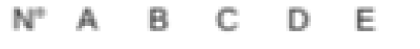
#> input picture imageRead/core/corretor/dataset/imgs/gabarito_template_geral_alternativas.png, 420 x 49 px, found by its file name
$ jupyter execute --allow-errors '7.4.1 - Camera-Basic-Recognition_phases_Object.ipynb'   (older library calls are emulated)
#> lines starting #> are read from the running program, lines starting #| are printed output that depends on the picture; after the words box and inside, x2 and y2 are one past the last pixel; in counts of white or black regions, pixels touching at a corner belong together
# Image-Basic-Recognition_static

O Sistema deve identificar as provas a serem analisadas, independente de sua posição

#### [1]Desta forma haverá um delimitador na câmera, onde analizará apenas as informações contidas em seu espaço

####  ~~[2]Desta forma após identificar o padrão, irá contabilizar 3 segundos para salvar uma cópia~~

#### [3]Desta forma as operações relacionadas a correção do gabarito serão pertinentes ao objeto da classe CameraRecognition

#### [4]Desta forma a detecção não irá procurar circulos, mas sim imagens com maior % de 'match'

### Identificando respostas do gabarito

[cell 1]
import cv2
import numpy as np


class CameraRecognition:

    def __init__(self, amount_question = 10):
#> called with amount_question = 10
        self.TEST_GENERIC = "dataset/imgs/gabarito_template_geral.png"
        self.TEMPLATE_ALTERNATIVAS = cv2.imread('dataset/imgs/gabarito_template_geral_alternativas.png',0)
#> self.TEMPLATE_ALTERNATIVAS is the input picture: shape (49, 420); min 80, max 255, mean 243.3
        self.MAX_FEATURES = 500
        self.GOOD_MATCH_PERCENT = 0.15
        self.HEIGHT = 0
        self.WIDTH = 0
        self.AMOUNT_QUESTION = amount_question
        self.BLUE  = (255,0,0)
        self.GREEN = (0,255,0)
        self.INIT = None
        self.END = None

    def get_test_generic(self):

        return self.load_image(self.TEST_GENERIC)


    def load_image(self,path_image):

        return cv2.imread(path_image, cv2.IMREAD_COLOR)
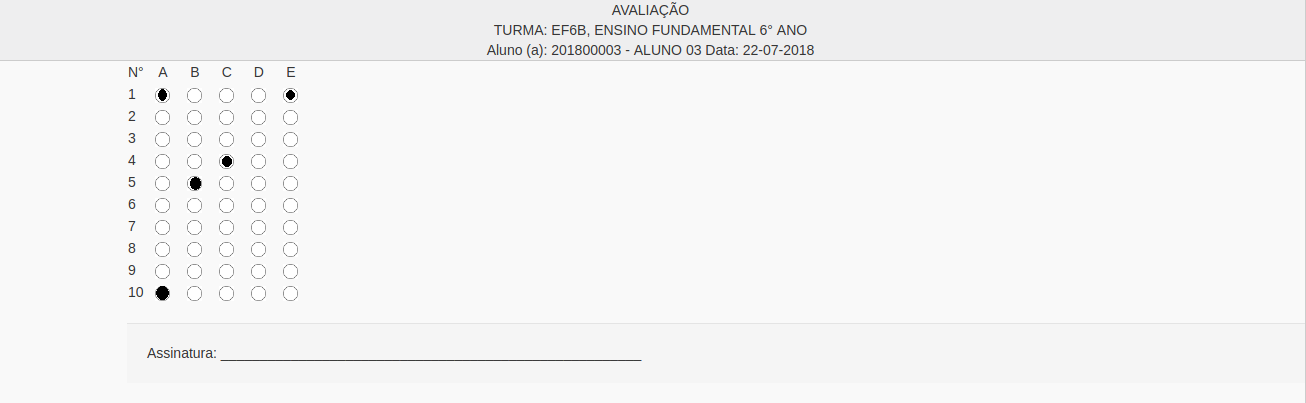
#> input picture lessons/dataset/imgs/gabarito_template_geral_preenchido.png, 1306 x 403 px
#> returned value is the input picture: shape (403, 1306, 3); mean B, G, R 245.1, 245, 245


    # [73 lines left out: functions load_image_gray, align_images, answer_values, not called in this run]

    def coordinates_question(self,image):
        try:
            # Criando o detector baseado na versão do CV
            is_cv3 = cv2.__version__.startswith("3.")
            if is_cv3:
                detector = cv2.SimpleBlobDetector_create()
            else:
                detector = cv2.SimpleBlobDetector()

            #Detectando corpos
            keypoints = detector.detect(image)
            #im_with_keypoints = cv2.drawKeypoints(image, keypoints, np.array([]),(0,0,255), cv2.DRAW_MATCHES_FLAGS_DRAW_RICH_KEYPOINTS)
            return keypoints
        except:
            print("ERROR 'coordinates_question' IMAGE")
            cv2.destroyAllWindows()
            exit(0)

    def evaluate_question(self,image):

        coordinates = self.coordinates_question(image)
        response = []
        if coordinates:
            for point in coordinates:
                response.append(self.answer_values(point.pt[0]))
        return response


    def get_answer(self,image):

        gray = cv2.cvtColor(image, cv2.COLOR_BGR2GRAY)
        template = cv2.adaptiveThreshold(self.TEMPLATE_ALTERNATIVAS,255,cv2.ADAPTIVE_THRESH_GAUSSIAN_C,
                                         cv2.THRESH_BINARY,11,2)
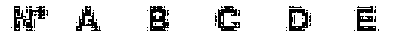
#> template: shape (49, 420); 90.8% white; 46 black regions (40 under 20 px), largest, box (x1, y1, x2, y2) and area: (14, 6, 45, 31) 352, (150, 6, 169, 31) 314, (218, 6, 240, 31) 280, (357, 6, 376, 31) 278, (76, 6, 101, 31) 249, (289, 9, 308, 31) 248

        result = cv2.matchTemplate(gray, self.TEMPLATE_ALTERNATIVAS, cv2.TM_CCOEFF_NORMED)
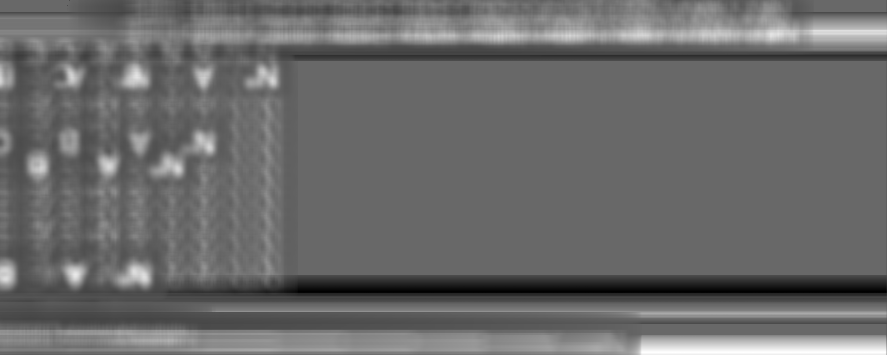
#> result: shape (355, 887) float32; min -0.19, max 0.274, mean 0.0041; drawn with min black and max white
        min_val, max_val, min_loc, max_loc = cv2.minMaxLoc(result)
#> min_val = -0.19; max_val = 0.274; min_loc = (301, 291); max_loc = (658, 352)

        self.HEIGHT, self.WIDTH = self.TEMPLATE_ALTERNATIVAS.shape[:2]
#> self.HEIGHT = 49; self.WIDTH = 420

        #Create Bounding Box
        top_left = max_loc
#> top_left = (658, 352)
        bottom_right = (top_left[0] + self.WIDTH, top_left[1] + self.HEIGHT)
#> bottom_right = (1078, 401)

        answer_values = {}
        #Particiona o gabarito e identifica isoladamente a resposta de cada questão
        for i in range(self.AMOUNT_QUESTION):
            bottom_right = (bottom_right[0], bottom_right[1] + self.HEIGHT)
            top_left     = (top_left[0]    ,     top_left[1] + self.HEIGHT)

            cv2.rectangle(image, top_left, bottom_right, (0,0,255), 2)


            cropped = image[
                            top_left[1]:bottom_right[1],
                            top_left[0]:bottom_right[0]
                           ]

            answer_values[i+1] = self.evaluate_question(cropped)
#> this loop made 2 passes
#> (bottom_right, top_left) on passes 1 to 2: ((1078, 450), (658, 401)), ((1078, 499), (658, 450))
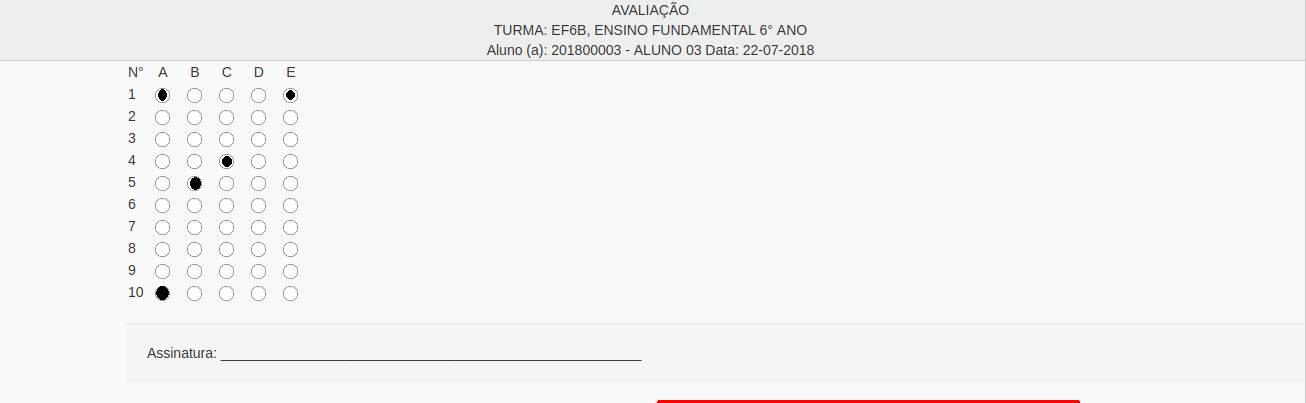
#> image: shape (403, 1306, 3); 0.24% of pixels changed, all inside (x1, y1, x2, y2) = (657, 400, 1080, 403)
#> after the loop, answer_values = {1: []}

        return answer_values


    # [72 lines left out: functions identify_alternative, delimiter, identify_test, not called in this run]

    def image_processing(self):

        frame = self.load_image('dataset/imgs/gabarito_template_geral_preenchido.png')
        print(self.get_answer(frame))

        cv2.destroyAllWindows()

    # [16 lines left out: function camera_processing, not called in this run]


#> (the rest of this cell did not finish here and is left out)
